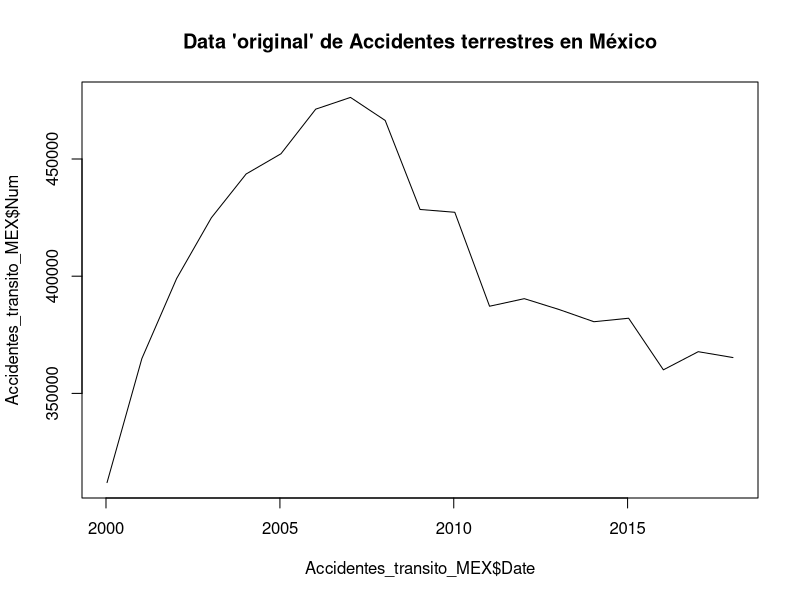

Write the R code that produced this figure. (Note: this script raises an error after producing the figure.)
## ---- chunk 1
knitr::opts_chunk$set(echo = TRUE)
## ---- chunk 2
install.packages("readxl")

library("readxl")


Accidentes_transito_MEX <-read_excel("Accidentes_transito_pp.xlsx")
## ---- chunk 3
Accidentes_transito_MEX
summary(Accidentes_transito_MEX)
typeof(Accidentes_transito_MEX)
dim(Accidentes_transito_MEX)
## ---- chunk 4

plot(Accidentes_transito_MEX$Date, Accidentes_transito_MEX$Num, type="l", main="Data 'original' de Accidentes terrestres en México")
## ---- chunk 5

linea_PEA<-lm(PEA~Date, data=PEA_mex)
linea_PEA
## ---- chunk 6
linea_PEA_aplicada <- predict(linea_PEA, newdata = data.frame(Date = PEA_mex$Date))

head(linea_PEA_aplicada)
tail(linea_PEA_aplicada)

## ---- chunk 7
plot(PEA_mex$Date, PEA_mex$PEA, type="l", main=" 'data original de PAE_MX' y linea de tendencia calculada")
lines(x = PEA_mex$Date, y = linea_PEA_aplicada, col = "red")
## ---- chunk 8
PEA_Sin_Tendencia<-PEA_mex$PEA/linea_PEA_aplicada

plot(PEA_mex$Date, PEA_Sin_Tendencia, type="l", main=" Data sin tendencia de PAE_MX ", col="brown")
## ---- chunk 9
PEA_MX_ruido_blanco <- PEA_Sin_Tendencia
head(PEA_MX_ruido_blanco)
tail(PEA_MX_ruido_blanco)
## ---- chunk 10
Error_est_PEA<-PEA_MX_ruido_blanco-mean(PEA_MX_ruido_blanco)
head(Error_est_PEA)
tail(Error_est_PEA)

##Claculando la desviaicón estandar del error

sd_est_PEA<-sd(Error_est_PEA)
sd_est_PEA

plot(PEA_mex$Date, Error_est_PEA, type="l", main="Errores al cuadrado (varianza) de la aplicaicón del modelo de 'suavizamiento estático' a la serie de PAE MX ", cex.main=0.6)

## ---- chunk 11


mean(Error_est_PEA)
## ---- chunk 12
## Se calcula la varianza
var(Error_est_PEA)

## Se calcula la desviación estandar 
sd_est_PEA
## ---- chunk 13
hist(Error_est_PEA, breaks = 20, col = "lightblue", main = "Frequency Distribution of PEA MEX errors", xlab = "Values", ylab = "Frequency")

## ---- chunk 14
estimacion_puntual_PEA_ST<-mean(PEA_Sin_Tendencia)
estimacion_puntual_PEA_ST

## ---- chunk 15
##Creamos un eje x que incluya a los 66 datos + 6 que se pronosticarán
Date_PAE2<-c(1:72)


## Creamos el vector de datos que incluirá los  datos históricos  sin tendencia + 6 valores NA a pronosticar
PAE_Sin_Tendencia_para_pron<-c(PEA_Sin_Tendencia, rep(NA, times=6))
head(PAE_Sin_Tendencia_para_pron)
tail(PAE_Sin_Tendencia_para_pron)


## Entonces el mejor pronóstico que tenemos para eata técnica es la media de la serie sin tendencia 


PEA_pronostico_puntual <- rep(estimacion_puntual_PEA_ST, times=72)
head(PEA_pronostico_puntual)
tail(PEA_pronostico_puntual)

plot(Date_PAE2,PEA_pronostico_puntual, type="l", main = "Pronóstico de demanda de PEA en MEX para los siguientes 6 trimestres", cex.main=0.8, ylim=c(0.9, 1.1))
## ---- chunk 16
mean(PEA_MX_ruido_blanco)
## ---- chunk 17
tao<-c(1:6)
Lim_PEA<-2*sd_est_PEA*tao^.5
Lim_PEA
## ---- chunk 18

LI_PEA<-c(rep(NA, times=66), estimacion_puntual_PEA_ST-Lim_PEA)
head(LI_PEA)
tail(LI_PEA)

LS_PEA<-c(rep(NA, times=66), estimacion_puntual_PEA_ST+Lim_PEA)
head(LS_PEA)
tail(LS_PEA)

plot(Date_PAE2, PAE_Sin_Tendencia_para_pron, type="l", ylim = c(0.7,1.3) ,main="Estimación puntual e intervalos de confianza sin tendencia para PAE MEX con el método de 'suavizamiento estático'",col="Blue", cex.main=0.7)

lines(PEA_pronostico_puntual, col="Red")
lines(LI_PEA, col="Purple")
lines(LS_PEA, col="Purple")
## ---- chunk 19
# create a new data set with 72 rows
extended_dates <- seq(as.Date("2005-01-01"), as.Date("2022-10-01"), by = "quarter")
extended_trimester_PEA <- data.frame(Date = extended_dates, 
                                       PEA = rep(NA, length(extended_dates)))

head(extended_trimester_PEA)
tail(extended_trimester_PEA)

## ---- chunk 20


# copy the original data to the new data set for the first 66 rows
for(i in 1:66){
  extended_trimester_PEA$PEA[i] <- PEA_mex$PEA[i]
}

extended_trimester_PEA


# fit the model with the extended data set
linea_PEA_extended <- lm(PEA ~ Date, data = extended_trimester_PEA)
linea_PEA_extended

## ---- chunk 21
# predict values for the extended date range
linea_PEA_extended_aplicada <- predict(linea_PEA_extended, 
                                                newdata = data.frame(Date = extended_dates))
linea_PEA_extended_aplicada

# plot the predicted values
plot(extended_dates, linea_PEA_extended_aplicada, type = "l")
## ---- chunk 22

##Creando el vector original + los valores a predecir como NAs
PEA_original_para_pron<-c(PEA_mex$PEA, rep(NA, times=6))
head(PEA_original_para_pron)



Est_punt_PEA_ajustada<-c(rep(NA, times=66), mean(PEA_pronostico_puntual)*linea_PEA_extended_aplicada[67:72])
head(Est_punt_PEA_ajustada)
tail(Est_punt_PEA_ajustada)

# plot the original data and the predicted values together
plot(extended_dates, PEA_original_para_pron, main="PEA pronóstico (con método estático) ajustado con componente de estacionalidad",type="l", xlab="Year", ylab="PEA", cex.main=0.8)
lines(extended_dates, Est_punt_PEA_ajustada, col="blue")


legend("bottomright", legend = c("PEA historico", "Pronóstico calculado con método estático"), 
       col = c("black", "blue"), lty = 1)


## ---- chunk 23

LI_PEA_ajustado<-c(rep(NA, times=66), LI_PEA[67:72]*linea_PEA_extended_aplicada[67:72])
LI_PEA_ajustado

LS_PEA_ajustado<-c(rep(NA, times=66), LS_PEA[67:72]*linea_PEA_extended_aplicada[67:72])
LS_PEA_ajustado


# Plot only non-NA values
# plot the original data and the predicted values together


PEA_original_para_pron<-c(PEA_mex$PEA, rep(NA, times=6))
PEA_original_para_pron
dim(PEA_original_para_pron)


# plot the original data and the predicted values together
plot(extended_dates,PEA_MEX_completa$PEA, main="PEA pronostico (con método estático) ajustada con componente de trend + intervalos vs PEA real", type="l", xlab="Year", ylab="PEA", ylim=c(40000000, 65000000), cex.main=0.7)

lines(extended_dates, Est_punt_PEA_ajustada, col="blue")
x_vals <- c(rep(NA, times = 66), extended_dates[67:72])

lines(x_vals, LI_PEA_ajustado, col = "purple")
lines(x_vals, LS_PEA_ajustado, col = "purple")


legend("bottomright", legend = c("PEA original", "Pronóstico calculado con método estático"), 
       col = c("black", "blue"), lty = 1)


## ---- chunk 24
df_demanda_PEA_MX_pronostico<-data.frame(PEA_MEX_completa$PEA,
                                                Est_punt_PEA_ajustada, LI_PEA_ajustado, LS_PEA_ajustado)
View(df_demanda_PEA_MX_pronostico)

tail(df_demanda_PEA_MX_pronostico)
## ---- chunk 25
install.packages("readxl")

library("readxl")

PEA_MEX_completa <-read_excel("PEA_MEX_full.xlsx")
head(PEA_MEX_completa)
tail(PEA_MEX_completa)
## ---- chunk 26

##Primero formemos un vector con los valores reales 
PEA_MEX_completa_reales6 <- PEA_MEX_completa$PEA[67:72]
PEA_MEX_completa_reales6

## Despues formemos un vector con únicamente los valores pronósticados 
PEA_MEX_forecast6 <- Est_punt_PEA_ajustada[67:72]
PEA_MEX_forecast6

##Calculemos el MAPE entre estos dos vectores 

# First, calculate the absolute percentage error (APE) for each element in the vectors
APE_PEA_estatico <- abs((PEA_MEX_completa_reales6 - PEA_MEX_forecast6) / PEA_MEX_completa_reales6)

# Calculate the mean APE across all elements in the vectors
MAPE_PEA_estatico <- mean(APE_PEA_estatico) * 100

# Print the MAPE value
cat("El error tipo MAPE  para el forecast calculado con el método de 'suavizamiento estático'de la serie de PEA en MEX es:", MAPE_PEA_estatico, "%")


## ---- chunk 27
PEA_MEX_ts <-ts(PEA_mex$PEA, frequency =4, start =c(2005,1))
head(PEA_MEX_ts)
tail(PEA_MEX_ts)
## ---- chunk 28
plot(PEA_MEX_ts, main="PAE MEX train data en tipo time series (Valores de Enero de 2005 a Agosto de 2021)", cex.main=0.8)
## ---- chunk 29
PEA_MEX_ts_h1 <-HoltWinters(PEA_MEX_ts, gamma=FALSE)
PEA_MEX_ts_h1
## ---- chunk 30
PEA_MEX_ts_h1$alpha
## ---- chunk 31
PEA_MEX_ts_h1$beta

## ---- chunk 32
plot(PEA_MEX_ts_h1, main="Aplicaicón del método de Holt Winters a PEA MEX train data")
## ---- chunk 33
# Install the forecast package
install.packages("forecast")

# Load the forecast package
library(forecast)
## ---- chunk 34
PEA_MEX_ts_h1_fc <- forecast(PEA_MEX_ts_h1, h=6, level=0.95)
PEA_MEX_ts_h1_fc
## ---- chunk 35
plot(PEA_MEX_ts_h1_fc, main="Forecast de PAE MX usando el Método de Holt Winters con parámetro gamma ='False'", cex.main=0.8)
## ---- chunk 36
PEA_MEX_ts_h1$SSE
## ---- chunk 37

## Formemos un vector con únicamente los valores reales de los ultimos 6 trimestres 
PEA_completo_realest6 <- PEA_MEX_completa$PEA[67:72]
PEA_completo_realest6


## Formemos un vector con únicamente los valores pronósticados 
PEA_HW_forecast6 <- PEA_MEX_ts_h1_fc$mean
PEA_HW_forecast6



## ---- chunk 38

##Calculemos el MAPE entre estos dos vectores 

# First, calculate the absolute percentage error (APE) for each element in the vectors
APE_PEA_HW <- abs((PEA_completo_realest6 - PEA_HW_forecast6) / PEA_completo_realest6)

# Calculate the mean APE across all elements in the vectors
MAPE_PEA_HW <- mean(APE_PEA_HW) * 100

# Print the MAPE value
cat("MAPE error para el forecast calculado con el método de 'HoltWinters'es:", MAPE_PEA_HW, "%")
## ---- chunk 39
PEA_MEX_ts_h1$SSE
## ---- chunk 40
sse_PEA_hw <- ((PEA_MEX_ts_h1$SSE)/(length(PEA_MEX_ts)))^0.5
sse_PEA_hw
## ---- chunk 41
SSE_PEA_E <- sum(PEA_MX_ruido_blanco^2)
SSE_PEA_E
## ---- chunk 42
cat("MAPE error para el forecast calculado con el método de 'suavizamiento estático'es:", MAPE_PEA_estatico, "%")

  
cat("MAPE error para el forecast calculado con el método de 'HoltWinters'es:", MAPE_PEA_HW, "%")
## ---- chunk 43
LI_PEA_ajustado[67:72]
LS_PEA_ajustado[67:72]


intervalos_metodo_E<- data.frame(LI_PEA_ajustado_E =LI_PEA_ajustado[67:72], LS_PEA_ajustado_E= LS_PEA_ajustado[67:72])

intervalos_metodo_E

## ---- chunk 44
PEA_MEX_ts_h1_fc
